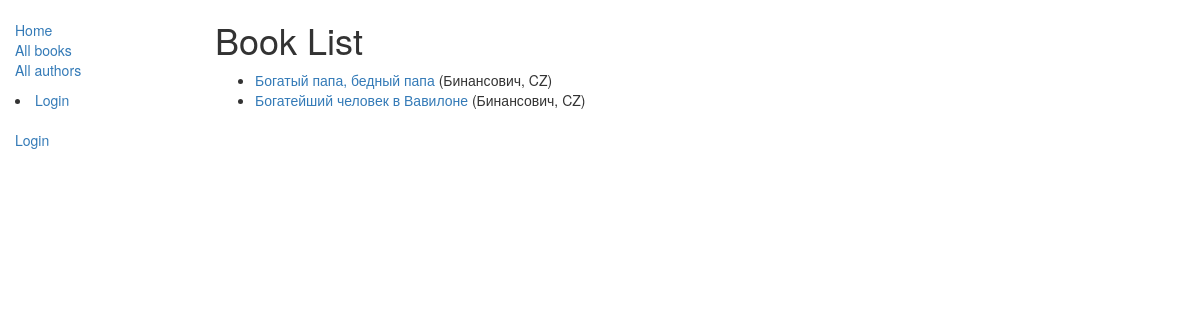
/catalog/books/, run on the app's committed database.
### catalog/models.py (models this page shows, shortened)
class Book(models.Model):
    title = models.CharField(max_length=200)
    author = models.ForeignKey(Author, on_delete=models.SET_NULL, null=True)
    summary = models.TextField(max_length=1000, help_text="Enter a brief description of the book")
    isbn = models.CharField('ISBN', max_length=13, unique=True, help_text='13 Character <a href="https://www.isbn-international.org/content/what-isbn">ISBN number</a>')
    genre = models.ManyToManyField(Genre, help_text="Select a genre for this book")
    language = models.ForeignKey(Language, on_delete=models.SET_NULL, null=True)
    def get_absolute_url(self):
        return reverse('book-detail', args=[str(self.id)])
    def display_genre(self):
        return ', '.join(genre.name for genre in self.genre.all()[:3])
    display_genre.short_description = 'Genre'

class Author(models.Model):
    first_name = models.CharField(max_length=100)
    last_name = models.CharField(max_length=100)
    date_of_birth = models.DateField(null=True, blank=True)
    date_of_death = models.DateField('Died', null=True, blank=True)
    class Meta:
        ordering = ['last_name', 'first_name']
    def __str__(self):
        return f'{self.last_name}, {self.first_name}'

### catalog/views.py (the view)
# urls.py: path('books/', views.BookListView.as_view(), name='books'),
class BookListView(generic.ListView):
    model = Book
    paginate_by = 10

### catalog/templates/catalog/book_list.html
{% extends "base_generic.html" %}
{% block content %}
    <h1>Book List</h1>
    {% if book_list %}
    <ul>
      {% for book in book_list %}
      <li>
        <a href="{{ book.get_absolute_url }}">{{ book.title }}</a> ({{book.author}})
      </li>
      {% endfor %}
    </ul>
    {% else %}
      <p>There are no books in the library.</p>
    {% endif %}
{% endblock %}

### data on the page
Book: title "Богатый папа, бедный папа", author "Бинансович, CZ"
Book: title "Богатейший человек в Вавилоне", author "Бинансович, CZ"
